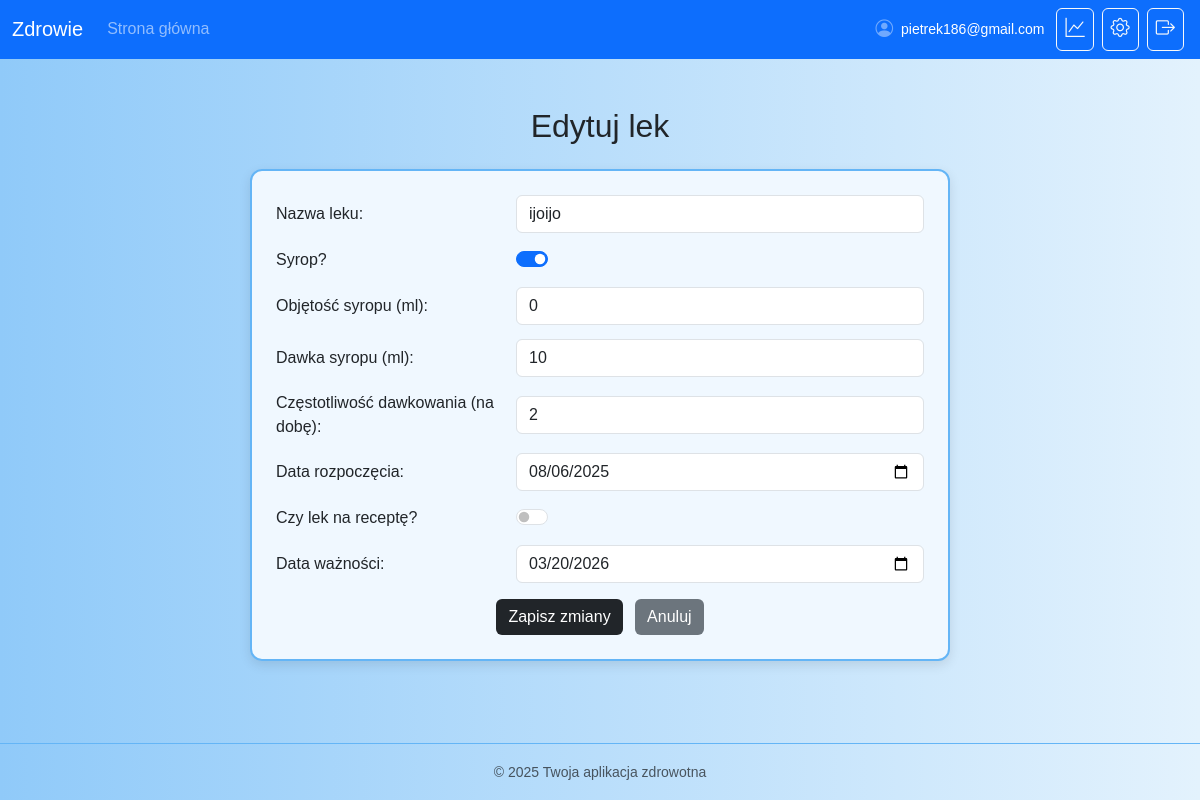
The page /medications/edit/42/ (signed in) on the database as committed earlier.
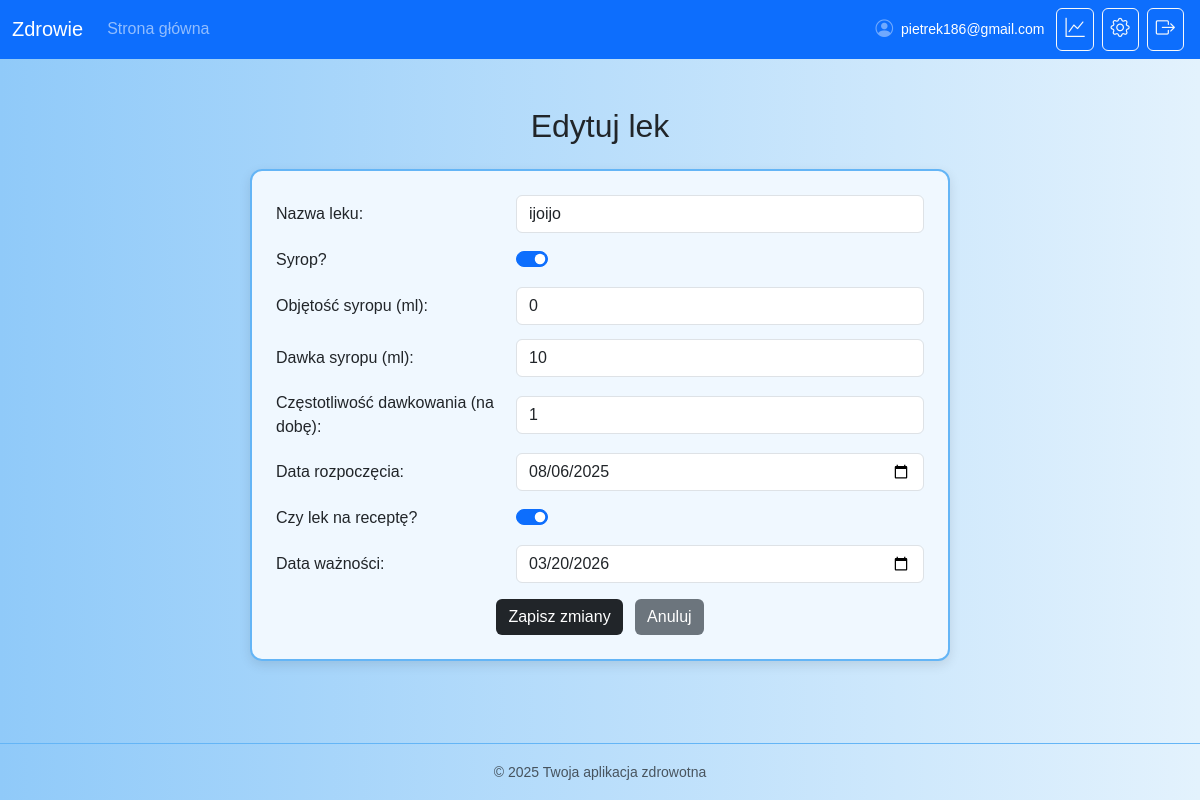
The same page on the database as committed later.
### medications/models.py (models this page shows, shortened)
class Medication(models.Model):
    FORM_TABLET = 'tablet'
    FORM_SYRUP  = 'syrup'
    FORM_CHOICES = [
        (FORM_TABLET, 'Tabletki'),
        (FORM_SYRUP,  'Syrop'),
    ]
    user = models.ForeignKey(settings.AUTH_USER_MODEL, on_delete=models.CASCADE)
    name = models.CharField("Nazwa leku", max_length=100)
    form = models.CharField("Postać leku", max_length=10, choices=FORM_CHOICES, default=FORM_TABLET)
    quantity = models.PositiveIntegerField("Ilość tabletek")
    dosage = models.CharField("Dawkowanie (np. 1 tabletka 2× dziennie)", max_length=100, blank=True)
    volume_ml = models.PositiveIntegerField("Objętość syropu (ml)", null=True, blank=True)
    dosage_ml_per_time = models.PositiveIntegerField("Dawka syropu (ml)", null=True, blank=True)
    frequency = models.PositiveIntegerField("Częstotliwość dawkowania (ile razy dziennie)", default=1)
    dosage_amount = models.PositiveIntegerField("Ilość leku na dawkę (np. 2 tabletki/ml)", default=1)
    start_date = models.DateField("Data rozpoczęcia stosowania")
    prescription_required = models.BooleanField("Czy lek na receptę?", default=False)
    expiration_date = models.DateField("Data ważności", null=True, blank=True)
    created_at = models.DateTimeField(auto_now_add=True)
    @property
    def remaining_quantity(self):
        if not self.start_date:
            return self.volume_ml if self.form == self.FORM_SYRUP else self.quantity
        days_used = (date.today() - self.start_date).days
        if days_used < 0:
            return self.volume_ml if self.form == self.FORM_SYRUP else self.quantity
        if self.form == self.FORM_TABLET:
            daily_usage = (self.dosage_amount or 1) * (self.frequency or 1)
            used = daily_usage * days_used
            return max(self.quantity - used, 0)
        elif self.form == self.FORM_SYRUP:
            per = self.dosage_ml_per_time or 1
            freq = self.frequency or 1
            used_ml = per * freq * days_used
            return max((self.volume_ml or 0) - used_ml, 0)
        return self.quantity

### medications/views.py (the view)
# urls.py: path('edit/<int:pk>/', views.edit_medication, name='edit_medication'),
@login_required
def edit_medication(request, pk):
    med = get_object_or_404(Medication, pk=pk, user=request.user)
    if request.method == 'POST':
        form = MedicationForm(request.POST, instance=med)
        if form.is_valid():
            med = form.save(commit=False)
            med.user = request.user
            if med.form == Medication.FORM_TABLET:
                if med.quantity is None:
                    med.quantity = 0
                if not med.dosage_amount:
                    med.dosage_amount = 1
            elif med.form == Medication.FORM_SYRUP:
                pass
            med.save()
            messages.success(request, 'Lek został pomyślnie zaktualizowany.')
            return redirect('medication_list')
    else:
        initial = {'form': med.form}
        if med.form == Medication.FORM_TABLET:
            initial['quantity'] = int(med.remaining_quantity or 0)
        elif med.form == Medication.FORM_SYRUP:
            initial['volume_ml'] = int(med.remaining_quantity or 0)
        form = MedicationForm(instance=med, initial=initial)
    return render(request, 'medications/edit_medication.html', {
        'form': form,
        'med': med
    })

### medications/templates/medications/edit_medication.html (shortened to what this page needs)
{% extends "core/base.html" %}
{% load static %}
{% block content %}
<div class="container mt-5">
  <h2 class="text-center mb-4">Edytuj lek</h2>
  <div class="form-container">
    <form method="post">
      <div class="form-row">
        <div class="form-label-col">Nazwa leku:</div>
        <div class="form-input-col">{{ form.name }}</div>
      </div>
      <div class="form-row">
        <div class="form-label-col">Syrop?</div>
        <div class="form-input-col">
          <div class="form-check form-switch">
            <input class="form-check-input" type="checkbox" id="isSyrupSwitch">
          </div>
        </div>
      </div>
      <div id="syrup-fields" style="display:none;">
        <div class="form-row">
          <div class="form-label-col">Objętość syropu (ml):</div>
          <div class="form-input-col">{{ form.volume_ml }}</div>
        </div>
        <div class="form-row">
          <div class="form-label-col">Dawka syropu (ml):</div>
          <div class="form-input-col">{{ form.dosage_ml_per_time }}</div>
        </div>
      </div>
      <div class="form-row">
        <div class="form-label-col">Częstotliwość dawkowania (na dobę):</div>
        <div class="form-input-col">{{ form.frequency }}</div>
      </div>
      <div class="form-row">
        <div class="form-label-col">Data rozpoczęcia:</div>
        <div class="form-input-col">
          <input type="date" name="start_date" class="form-control"
                 value="{{ form.instance.start_date|date:'Y-m-d' }}">
        </div>
      </div>
      <div class="form-row">
        <div class="form-label-col">Czy lek na receptę?</div>
        <div class="form-input-col">
          <div class="form-check form-switch">
            {{ form.prescription_required }}
          </div>
        </div>
      </div>
      <div class="form-row">
        <div class="form-label-col">Data ważności:</div>
        <div class="form-input-col">
          <input type="date" name="expiration_date" class="form-control"
                 value="{{ form.instance.expiration_date|date:'Y-m-d' }}">
        </div>
      </div>
      <div class="text-center mt-3">
        <button type="submit" class="btn btn-dark me-2">Zapisz zmiany</button>
        <a href="{% url 'medication_list' %}" class="btn btn-secondary">Anuluj</a>
      </div>
    </form>
  </div>
</div>
{% endblock %}

Rows that differ between the two databases and show on the page:
changed Medication "ijoijo": frequency "2" → "1"; prescription_required "☐" → "☑"
